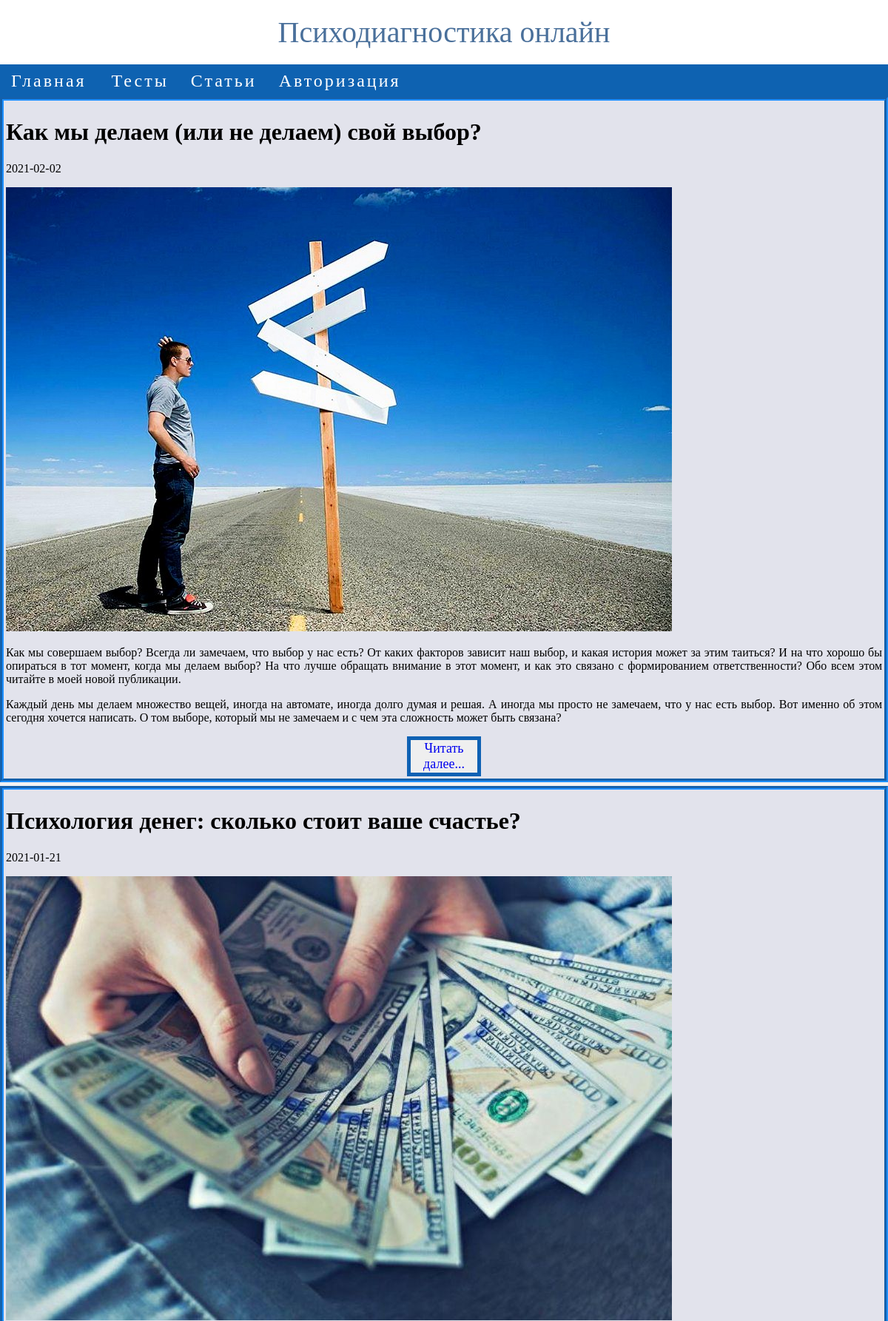
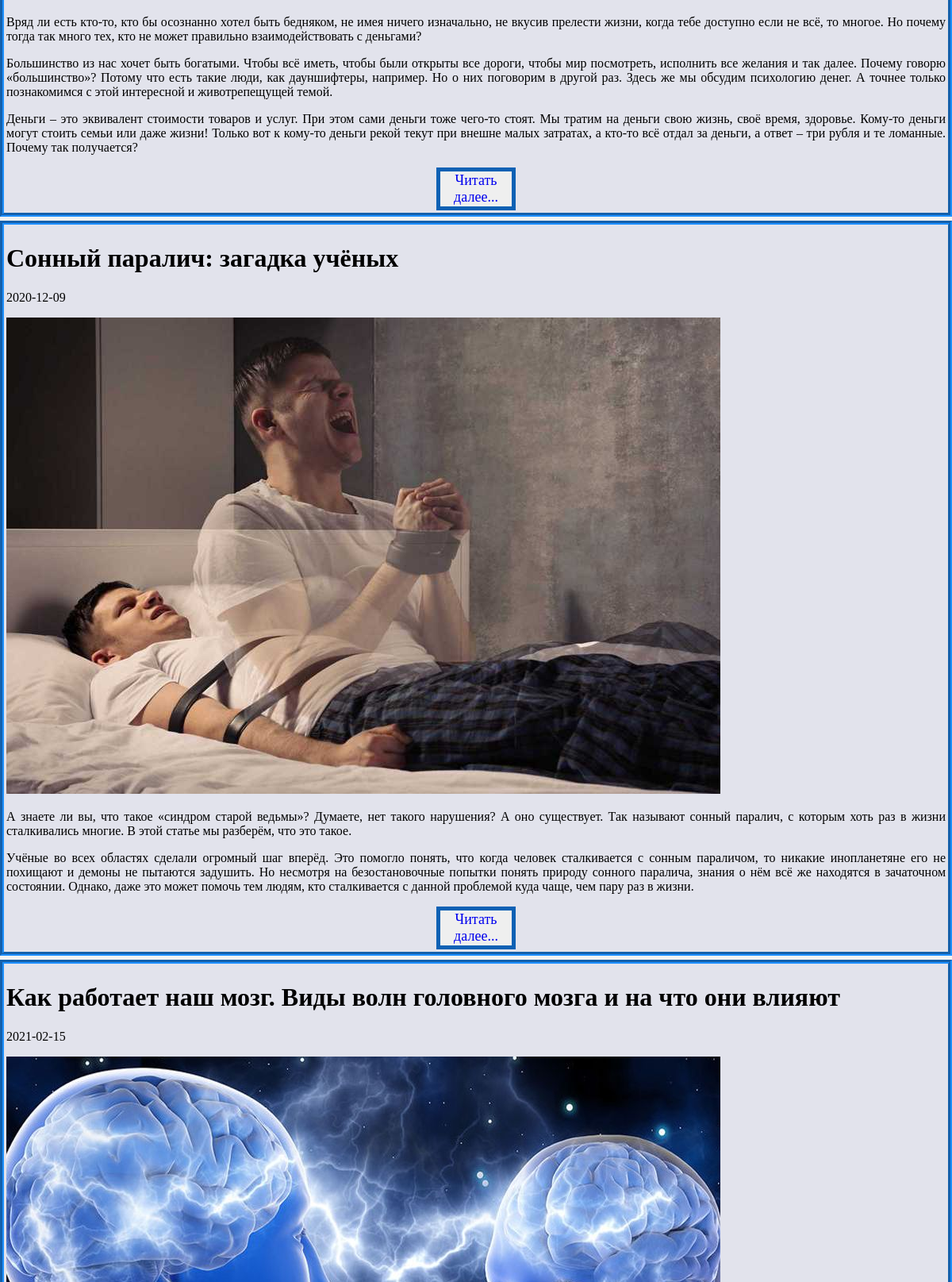
Page /?option=category&idcategory_article=1 (upper part) on the committed database (2 pictures, top to bottom).
### tables this page shows
CREATE TABLE `article` (
  `idarticle` int(11) NOT NULL,
  `article_title` varchar(100) NOT NULL,
  `article_description` text NOT NULL,
  `article_text` text NOT NULL,
  `article_date` date NOT NULL,
  `article_image` varchar(100) NOT NULL,
  `idcategory_article` int(11) NOT NULL
);

### classes/category.php (the view, shortened to what this page needs)
<?php
class category extends Meta
{
    public function get_content()
    {
        if ($_GET['idcategory_article']) {
            $idcategory_article = (int)$_GET['idcategory_article'];
            if (!$idcategory_article) {
                echo 'Невозможно отобразить статью. Неправильные исходные данные';
            } else {
                $query = "SELECT idarticle, article_title, article_description, article_date, article_image FROM article
WHERE idcategory_article = '$idcategory_article'";
                $result = mysqli_query($this->db, $query);
                echo '<div id = "main">';
                for ($i = 0; $i < mysqli_num_rows($result); $i++) {
                    $row = mysqli_fetch_array($result, MYSQLI_ASSOC);
                    printf("<div class='block'>
<p>%s</p>
<p>%s</p>
<p><img src = '%s'>%s</p>
<button class='btn' id='btn'><a class='link' href = '?option=view_article&idarticle=%s'>Читать далее...</a></button>
</div>", $row['article_title'], $row['article_date'], $row['article_image'], $row['article_description'], $row['idarticle']);
                }
                echo '</div>
     </div>';
            }
        } else {
            echo 'Невозможно отобразить. Неправильные исходные данные';
        }
    }
}

### Style.css (style rules this page uses)
* { box-sizing: border-box; }
body { margin: 0; background: #f2f2f2; }
button.btn { color: #0b43dd; padding: auto; width: 100px; text-decoration: none; text-align: center; margin: auto; display: block; background-image: linear-gradient(to left, transparent, transparent 50%, #d7dfff 50%, #d7dfff); background-position: 100% 0; background-size: 200% 100%; transition: all .25s ease-in; font: 400 18px tahoma; border: 5px solid #0e61b4; }
a.link { text-decoration: none; }
.block { border: 5px groove #1E90FF; padding: 3px; margin-bottom: 5px; background-color: #e2e3ec; text-align: justify; }

### rows in the picture
article: article_title "Как мы делаем (или не делаем) свой выбор?", article_date "2021-02-02", article_image (placeholder picture), article_description "Как мы совершаем выбор? Всегда ли замечаем, что выбор у нас есть? От каких факторов зависит наш выбор, и какая история может за этим таиться? И на что хорошо бы опираться в тот момент, когда мы делаем выбор? На что лучше обращать внимание в этот момент, и как это связано с формированием ответственности? Обо всем этом читайте в моей новой публикации. Каждый день мы делаем множество вещей, иногда на автомате, иногда долго думая и решая. А иногда мы просто не замечаем, что у нас есть выбор. Вот именно об этом сегодня хочется написать. О том выборе, который мы не замечаем и с чем эта сложность может быть связана?"
article: article_title "Психология денег: сколько стоит ваше счастье?", article_date "2021-01-21", article_image (picture), article_description "Вряд ли есть кто-то, кто бы осознанно хотел быть бедняком, не имея ничего изначально, не вкусив прелести жизни, когда тебе доступно если не всё, то многое. Но почему тогда так много тех, кто не может правильно взаимодействовать с деньгами? Большинство из нас хочет быть богатыми. Чтобы всё иметь, чтобы были открыты все дороги, чтобы мир посмотреть, исполнить все желания и так далее. Почему говорю «большинство»? Потому что есть такие люди, как дауншифтеры, например. Но о них поговорим в другой раз. Здесь же мы обсудим психологию денег. А точнее только познакомимся с этой интересной и животрепещущей темой. Деньги – это эквивалент стоимости товаров и услуг. При этом сами деньги тоже чего-то…"
article: article_title "Сонный паралич: загадка учёных", article_date "2020-12-09", article_image (picture), article_description "А знаете ли вы, что такое «синдром старой ведьмы»? Думаете, нет такого нарушения? А оно существует. Так называют сонный паралич, с которым хоть раз в жизни сталкивались многие. В этой статье мы разберём, что это такое. Учёные во всех областях сделали огромный шаг вперёд. Это помогло понять, что когда человек сталкивается с сонным параличом, то никакие инопланетяне его не похищают и демоны не пытаются задушить. Но несмотря на безостановочные попытки понять природу сонного паралича, знания о нём всё же находятся в зачаточном состоянии. Однако, даже это может помочь тем людям, кто сталкивается с данной проблемой куда чаще, чем пару раз в жизни."
article: article_title "Как работает наш мозг. Виды волн головного мозга и на что они влияют", article_date "2021-02-15", article_image (picture)
